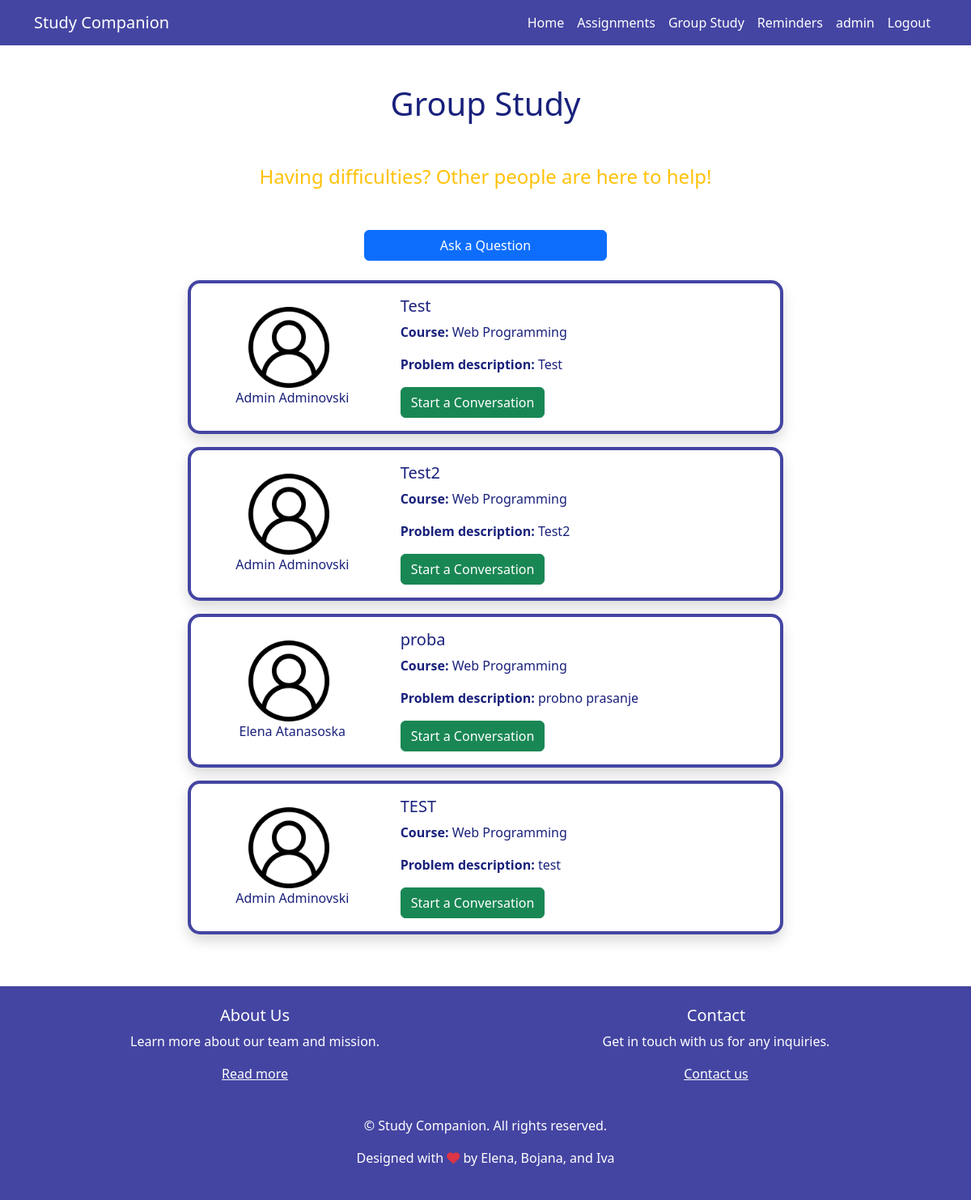
The page /group_study/ (signed in) on the database its author committed.
### app/models.py (models this page shows, shortened)
class CustomUser(AbstractUser):
    name = models.CharField(max_length=100)
    surname = models.CharField(max_length=100)
    objects = CustomUserManager()
    def __str__(self):
        return f"{self.name} {self.surname}"

class Question(models.Model):
    user = models.ForeignKey(CustomUser, on_delete=models.CASCADE)
    title = models.CharField(max_length=200)
    course = models.ForeignKey(Course, on_delete=models.CASCADE)
    description = models.TextField()

class Course(models.Model):
    name = models.CharField(max_length=100)
    def __str__(self):
        return f"{self.name}"

### app/views.py (the view)
# urls.py: path('group_study/', views.group_study, name='group_study'),
def group_study(request):
    questions = Question.objects.all()
    return render(request, 'group_study.html', {'questions': questions})

### templates/group_study.html
{% extends "base.html" %}
{% block content %}
    {% if user.is_authenticated %}
        <div class="container my-5">
            <div class="text-center my-5">
                <h1 class="primary-text"> Group Study </h1>
            </div>
            <div class="text-center my-3" style="font-size: x-large;">
                <span class="text-warning"> Having difficulties? Other people are here to help! </span>
            </div>
             <div class="row text-center mx-auto py-4" style="max-width: 300px">
                <a href="{% url 'ask_question' %}" class="btn btn-primary px-4 mt-2">Ask a Question</a>
            </div>
            <div class="row justify-content-center">
                {% for question in questions %}
                    <div class="col-md-8">
                        <div class="card mb-3 navcolor-border shadow" style="border-width: 4px; border-radius:15px;">
                            <div class="row g-0">
                                <div class="col-md-4 d-flex align-items-center flex-column justify-content-center">
                                    <img src="http://127.0.0.1:8000/static/user.png" class="img-fluid rounded-start" alt="User Image" style="max-width: 100px; max-height: 100px;">
                                    <p class="card-text primary-text ml-2">{{ question.user }} </p>
                                </div>
                                <div class="col-md-8">
                                    <div class="card-body">
                                        <h5 class="card-title primary-text">{{ question.title }}</h5>
                                        <p class="card-text primary-text"><strong>Course:</strong> {{ question.course }}
                                        </p>
                                        <p class="card-text primary-text"><strong>Problem
                                            description:</strong> {{ question.description }}</p>
                                        <a href="{% url 'chat' %}" class="btn btn-success">Start a
                                            Conversation</a>
                                    </div>
                                </div>
                            </div>
                        </div>
                    </div>
                {% endfor %}
            </div>
        </div>
    {% else %}
        {% include "unauthenticated_message.html" %}
    {% endif %}
{% endblock %}

### templates/base.html (shortened to what this page needs)
<!DOCTYPE html>
<html>
<head>
    <link rel="stylesheet" href="https://stackpath.bootstrapcdn.com/bootstrap/4.5.2/css/bootstrap.min.css">
    <link rel="stylesheet" href="https://cdnjs.cloudflare.com/ajax/libs/font-awesome/6.0.0-beta3/css/all.min.css">
    <link rel="stylesheet" href="https://cdn.jsdelivr.net/npm/bootstrap@5.3.0-alpha1/dist/css/bootstrap.min.css">
    <link rel="stylesheet" href="https://cdn.jsdelivr.net/npm/flatpickr@4.6.9/dist/flatpickr.min.css">
    <link rel="stylesheet" href="https://code.jquery.com/ui/1.12.1/themes/base/jquery-ui.css">
</head>
</head>
<body>
<nav class="navbar navbar-expand-lg navcolor text-white">
    <div class="container">
        <a class="navbar-brand text-white" href="/">Study Companion</a>
        <div class="collapse navbar-collapse" id="navbarNav">
            <ul class="navbar-nav ml-auto">
                <li class="nav-item">
                    <a class="nav-link" href="/">Home</a>
                </li>
                {% if user.is_authenticated %}
                    <li class="nav-item">
                        <a class="nav-link" href="/assignments/">Assignments</a>
                    </li>
                    <li class="nav-item">
                        <a class="nav-link" href="/group_study/">Group Study</a>
                    </li>
                    <li class="nav-item">
                        <a class="nav-link" href="/reminders/">Reminders</a>
                    </li>
                    <li class="nav-item">
                        <a class="nav-link" href="/admin/">{{ user.username }}</a>
                    </li>
                    <li class="nav-item">
                        <a class="nav-link" href="/logout/">Logout</a>
                    </li>
                {% endif %}
            </ul>
        </div>
    </div>
</nav>
<div class="mt-4">
    {% block content %}
    {% endblock %}
</div>
<footer class="navcolor text-white py-4 mt-5">
    {% if user.is_authenticated  %}
    <div class="container text-center">
        <div class="row d-flex justify-content-center">
            <div class="col-md-6">
                <h5>About Us</h5>
                <p>Learn more about our team and mission.</p>
                <ul class="list-unstyled">
                    <li>
                        <a href="/about/" class="text-white">Read more</a>
                    </li>
                </ul>
            </div>
            <div class="col-md-6">
                <h5>Contact</h5>
                <p>Get in touch with us for any inquiries.</p>
                <ul class="list-unstyled">
                    <li>
                        <a href="/contact/" class="text-white">Contact us</a>
                    </li>
                </ul>
            </div>
        </div>
    </div>
    <div class="container mt-4 text-center">
        <p>&copy; {{ year }} Study Companion. All rights reserved.</p>
        <p>Designed with <i class="fas fa-heart text-danger"></i> by Elena, Bojana, and Iva</p>
    </div>
    {% else %}
        <div class="container mt-4 text-center">
            <p>&copy; {{ year }} Study Companion. All rights reserved.</p>
            <p>Designed with <i class="fas fa-heart text-danger"></i> by Elena, Bojana, and Iva</p>
        </div>
    {% endif %}
</footer>
</body>
</html>

### templates/base.html (style rules this page uses)
.navcolor { background-color: #4445a2; }
.navbar .nav-link { color: white; }
.navcolor-border { border: 2px solid #4445a2; }
.primary-text { color: #19217BFF; }
.px-4 { padding-right: 1.5rem!important; padding-left: 1.5rem!important; }

### rows shown on the page
CustomUser: username "admin"
Question: user "Admin Adminovski", title "Test", course "Web Programming", description "Test"
Question: user "Admin Adminovski", title "Test2", course "Web Programming", description "Test2"
Question: user "Elena Atanasoska", title "proba", course "Web Programming", description "probno prasanje"
Question: user "Admin Adminovski", title "TEST", course "Web Programming", description "test"
